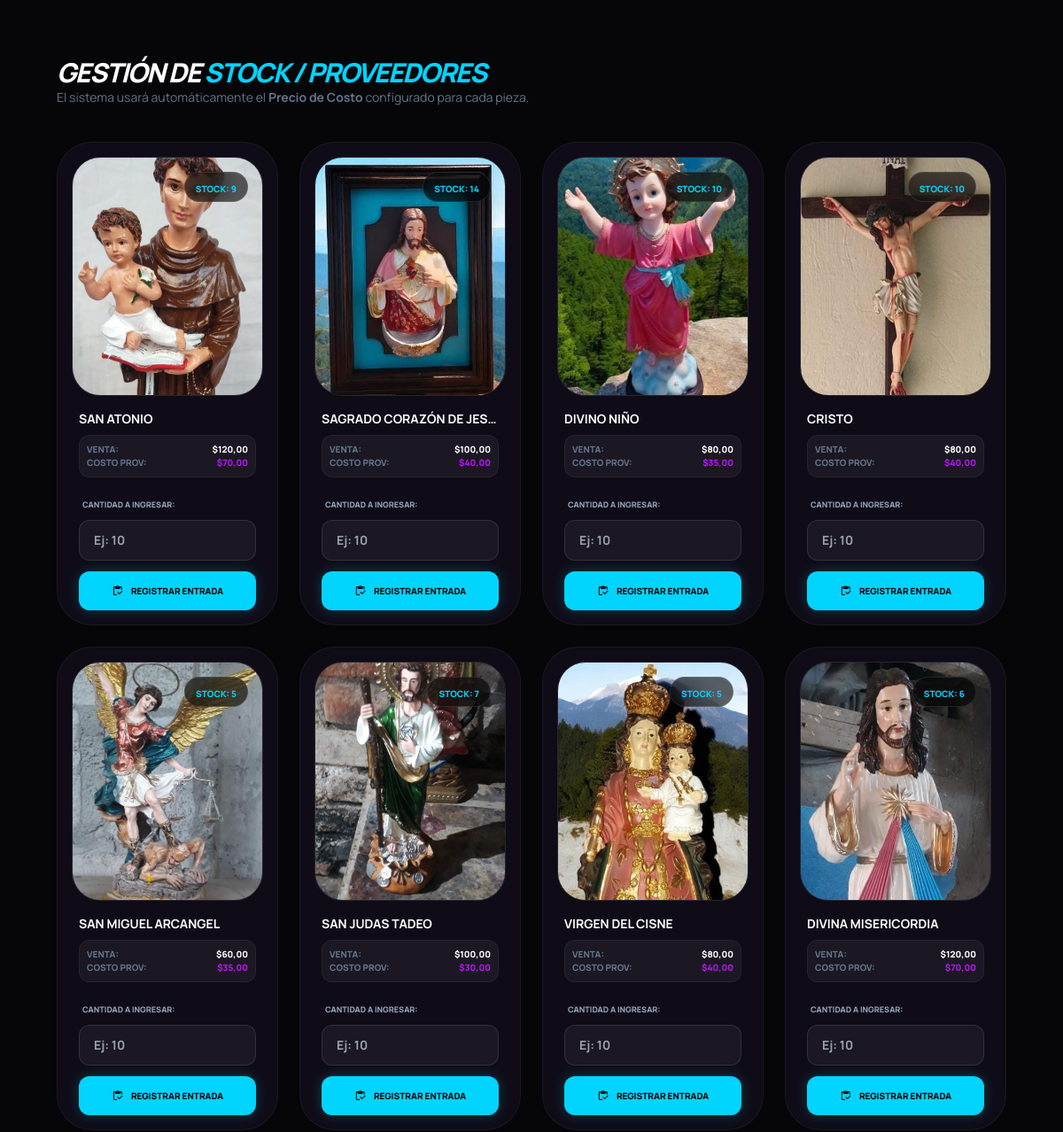
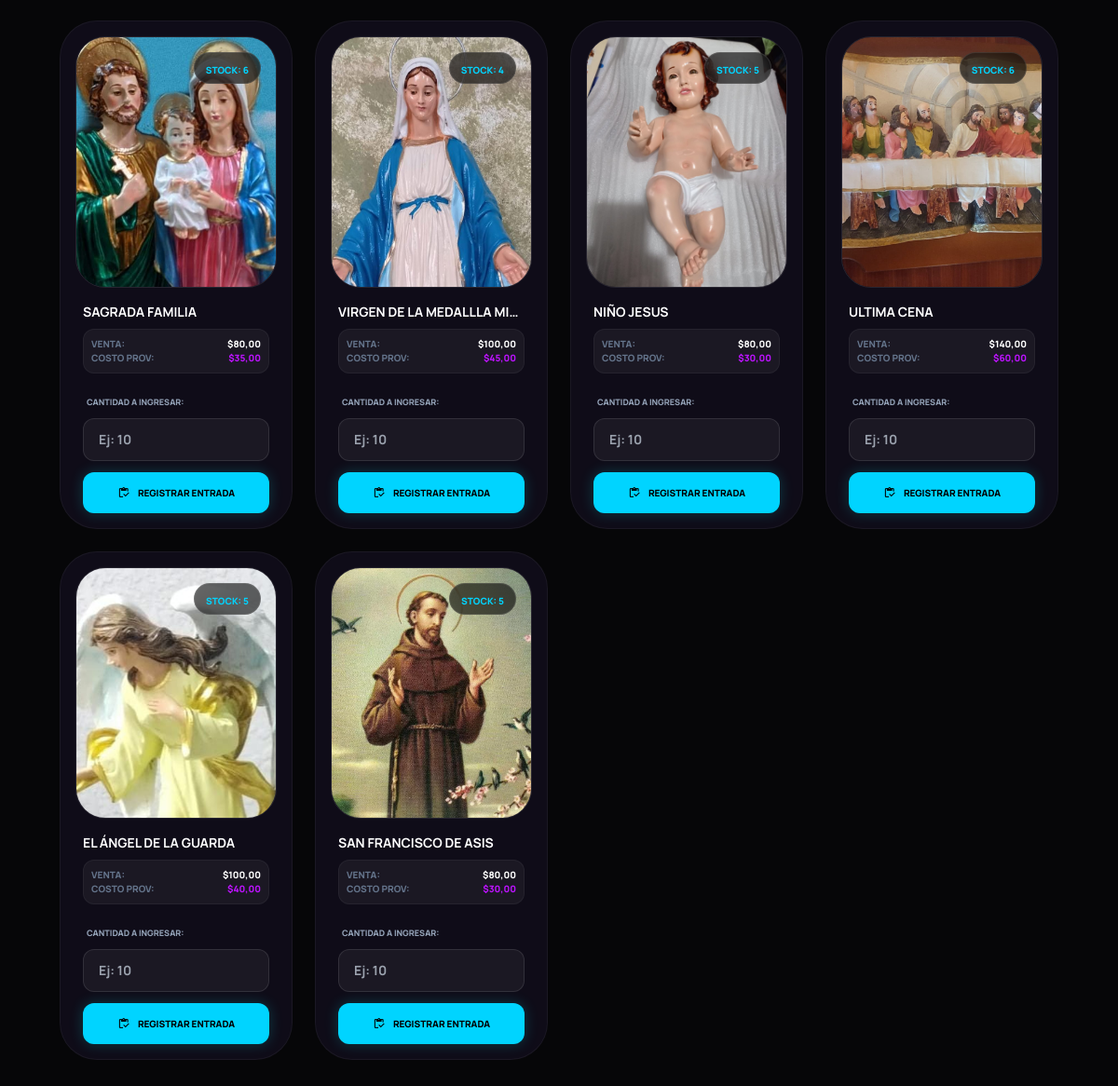
Screenshot of /inventario/cargar/ (signed in) with the database file from the repository (2 pictures, top to bottom).
### core/models.py (models this page shows, shortened)
class Figura(models.Model):
    MATERIALES = [
        ('RESINA', 'Resina'),
        ('VIDRIO', 'Vidrio/Fibra'),
    ]
    nombre = models.CharField(max_length=100)
    medida = models.CharField(max_length=50, help_text="Ej: 40cm")
    material = models.CharField(max_length=20, choices=MATERIALES, default='RESINA')
    precio = models.DecimalField(max_digits=10, decimal_places=2, verbose_name="Precio de Venta (Cliente)")
    precio_costo = models.DecimalField(max_digits=10, decimal_places=2, default=0.00, verbose_name="Precio de Costo (Proveedor)")
    stock = models.IntegerField(default=0)
    descripcion = models.TextField(max_length=500, default="Artesanía Sacra - Calidad Premium", blank=True, null=True)
    imagen = models.ImageField(upload_to='figuras/', blank=True, null=True, help_text="Sube la foto de la figura")

### core/views.py (the view)
# urls.py: path('inventario/cargar/', views.gestion_stock, name='gestion_stock'),
@login_required
def gestion_stock(request):
    figuras = Figura.objects.all()
    return render(request, 'core/cargar_stock.html', {'figuras': figuras})

### core/context_processors.py (called while the page is built)
def carrito_count(request):
    if request.user.is_authenticated:
        total = Carrito.objects.filter(usuario=request.user).count()
        return {'conteo_global': total}
    return {'conteo_global': 0}

### core/templates/core/cargar_stock.html (shortened to what this page needs)
{% extends 'base/base.html' %}
{% block principal %}
<main class="flex-1 p-4 md:p-8">
    <div class="mb-10">
        <h2 class="text-white text-3xl font-black uppercase italic tracking-tighter">
            Gestión de <span class="text-neon-blue">Stock / Proveedores</span>
        </h2>
        <p class="text-slate-500 text-sm">El sistema usará automáticamente el <b>Precio de Costo</b> configurado para cada pieza.</p>
    </div>
    <div class="grid grid-cols-1 sm:grid-cols-2 lg:grid-cols-4 gap-6">
        {% for figura in figuras %}
        <div class="bg-card-dark border border-white/5 rounded-[2.5rem] p-4 group hover:border-neon-blue/40 transition-all duration-300">
            <div class="relative aspect-[4/5] rounded-[2rem] overflow-hidden mb-4 border border-white/10">
                {% if figura.imagen %}
                    <img src="{{ figura.imagen.url }}" class="w-full h-full object-cover group-hover:scale-110 transition-transform duration-500">
                {% endif %}
                <div class="absolute top-4 right-4 bg-black/60 backdrop-blur-md px-3 py-1 rounded-full border border-white/10">
                    <span class="text-[10px] font-black text-neon-blue uppercase">Stock: {{ figura.stock }}</span>
                </div>
            </div>
            <div class="px-2">
                <h4 class="text-white font-bold uppercase text-sm mb-1 truncate">{{ figura.nombre }}</h4>
                <div class="bg-white/5 p-2 rounded-xl border border-white/5 mb-4 mt-2">
                    <div class="flex justify-between text-[10px] uppercase font-black">
                        <span class="text-slate-500">Venta:</span>
                        <span class="text-white">${{ figura.precio }}</span>
                    </div>
                    <div class="flex justify-between text-[10px] uppercase font-black">
                        <span class="text-slate-500">Costo Prov:</span>
                        <span class="text-neon-purple">${{ figura.precio_costo }}</span>
                    </div>
                </div>
                <form action="{% url 'actualizar_stock' figura.id %}" method="POST" class="space-y-3">
                    <div class="space-y-2">
                        <label class="text-[9px] text-slate-400 font-black uppercase ml-1">Cantidad a ingresar:</label>
                        <input type="number" name="cantidad" placeholder="Ej: 10" required min="1"
                               class="w-full bg-white/5 border border-white/10 rounded-xl px-4 py-3 text-white text-sm font-bold focus:ring-1 focus:ring-neon-blue outline-none transition-all">
                    </div>
                    <button type="submit" class="w-full bg-neon-blue hover:bg-white text-black font-black py-3 rounded-xl transition-all active:scale-95 flex items-center justify-center gap-2 shadow-[0_0_15px_rgba(0,243,255,0.2)]">
                        <span class="material-symbols-outlined text-sm">inventory</span>
                        <span class="text-[10px] uppercase">Registrar Entrada</span>
                    </button>
                </form>
            </div>
        </div>
        {% empty %}
        <div class="col-span-full py-20 text-center">
            <p class="text-slate-500 italic">No hay figuras registradas en la galería.</p>
        </div>
        {% endfor %}
    </div>
</main>
{% endblock %}

### core/templates/base/base.html (style rules this page uses)
body { @apply transition-all duration-500; background-color: var(--bg-dark); color: var(--text-main); }

### rows the page displays
Figura: imagen (picture), stock "9", nombre "SAN ATONIO", precio "120,00", precio_costo "70,00"
Figura: imagen (picture), stock "14", nombre "SAGRADO CORAZÓN DE JES…", precio "100,00", precio_costo "40,00"
Figura: imagen (picture), stock "10", nombre "DIVINO NIÑO", precio "80,00", precio_costo "35,00"
Figura: imagen (picture), stock "10", nombre "CRISTO", precio "80,00", precio_costo "40,00"
Figura: imagen (picture), stock "5", nombre "SAN MIGUEL ARCANGEL", precio "60,00", precio_costo "35,00"
Figura: imagen (picture), stock "7", nombre "SAN JUDAS TADEO", precio "100,00", precio_costo "30,00"
Figura: imagen (picture), stock "5", nombre "VIRGEN DEL CISNE", precio "80,00", precio_costo "40,00"
Figura: imagen (picture), stock "6", nombre "DIVINA MISERICORDIA", precio "120,00", precio_costo "70,00"
Figura: imagen (picture), stock "6", nombre "SAGRADA FAMILIA", precio "80,00", precio_costo "35,00"
Figura: imagen (picture), stock "4", nombre "VIRGEN DE LA MEDALLLA MI…", precio "100,00", precio_costo "45,00"
Figura: imagen (picture), stock "5", nombre "NIÑO JESUS", precio "80,00", precio_costo "30,00"
Figura: imagen (picture), stock "6", nombre "ULTIMA CENA", precio "140,00", precio_costo "60,00"
Figura: imagen (picture), stock "5", nombre "EL ÁNGEL DE LA GUARDA", precio "100,00", precio_costo "40,00"
Figura: imagen (picture), stock "5", nombre "SAN FRANCISCO DE ASIS", precio "80,00", precio_costo "30,00"
